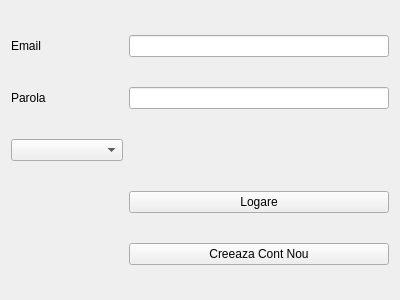
<?xml version="1.0" encoding="UTF-8"?>
<ui version="4.0">
 <class>LoginWindow</class>
 <widget class="QWidget" name="LoginWindow">
  <property name="geometry">
   <rect>
    <x>0</x>
    <y>0</y>
    <width>400</width>
    <height>300</height>
   </rect>
  </property>
  <property name="windowTitle">
   <string>Form</string>
  </property>
  <layout class="QGridLayout" name="gridLayout">
   <item row="0" column="0">
    <widget class="QLabel" name="label">
     <property name="text">
      <string>Email</string>
     </property>
    </widget>
   </item>
   <item row="0" column="1">
    <widget class="QLineEdit" name="editEmail"/>
   </item>
   <item row="1" column="0">
    <widget class="QLabel" name="label_2">
     <property name="text">
      <string>Parola</string>
     </property>
    </widget>
   </item>
   <item row="1" column="1">
    <widget class="QLineEdit" name="editParola">
     <property name="echoMode">
      <enum>QLineEdit::EchoMode::Normal</enum>
     </property>
    </widget>
   </item>
   <item row="2" column="0">
    <widget class="QComboBox" name="comboRol">
     <item>
      <property name="text">
       <string/>
      </property>
     </item>
     <item>
      <property name="text">
       <string>CLIENT</string>
      </property>
     </item>
     <item>
      <property name="text">
       <string>FREELANCER</string>
      </property>
     </item>
    </widget>
   </item>
   <item row="3" column="1">
    <widget class="QPushButton" name="butonLogin">
     <property name="text">
      <string>Logare</string>
     </property>
    </widget>
   </item>
   <item row="4" column="1">
    <widget class="QPushButton" name="GoToSignUp">
     <property name="text">
      <string>Creeaza Cont Nou</string>
     </property>
    </widget>
   </item>
  </layout>
 </widget>
 <resources/>
 <connections/>
</ui>
